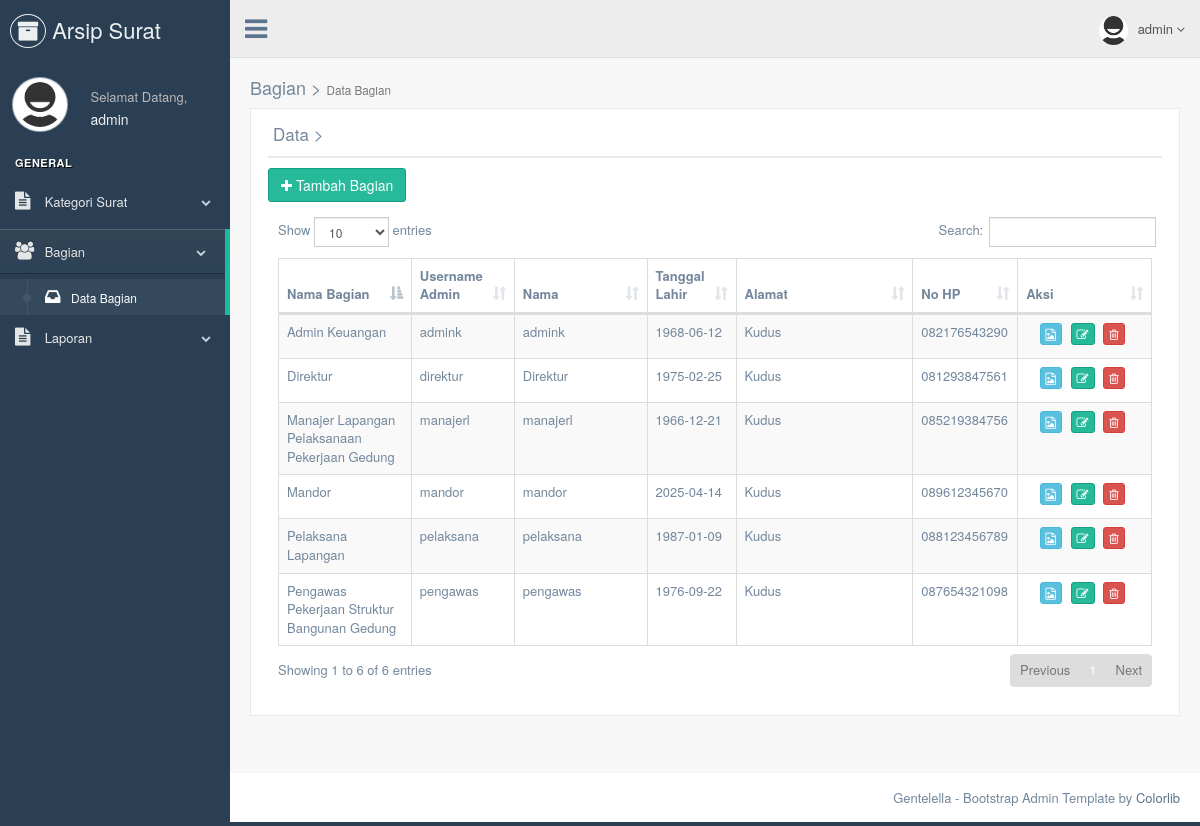
The page /admin/databagian.php (signed in) on the database its author committed.
### tables this page shows
CREATE TABLE `tb_bagian` (
  `id_bagian` int(11) NOT NULL,
  `nama_bagian` varchar(120) NOT NULL,
  `username_admin_bagian` varchar(50) NOT NULL,
  `password_bagian` varchar(50) NOT NULL,
  `nama_lengkap` varchar(50) NOT NULL,
  `tanggal_lahir_bagian` date NOT NULL,
  `alamat` text NOT NULL,
  `no_hp_bagian` varchar(12) NOT NULL,
  `gambar` varchar(255) NOT NULL
);

### admin/databagian.php (the view, shortened to what this page needs)
<!DOCTYPE html>
<html lang="en">
  <head>
    <link href="../assets/vendors/bootstrap/dist/css/bootstrap.min.css" rel="stylesheet">
    <link href="../assets/vendors/font-awesome/css/font-awesome.min.css" rel="stylesheet">
    <link href="../assets/vendors/nprogress/nprogress.css" rel="stylesheet">
    <link href="../assets/vendors/iCheck/skins/flat/green.css" rel="stylesheet">
    <link href="../assets/vendors/datatables.net-bs/css/dataTables.bootstrap.min.css" rel="stylesheet">
    <link href="../assets/vendors/datatables.net-buttons-bs/css/buttons.bootstrap.min.css" rel="stylesheet">
    <link href="../assets/vendors/datatables.net-fixedheader-bs/css/fixedHeader.bootstrap.min.css" rel="stylesheet">
    <link href="../assets/vendors/datatables.net-responsive-bs/css/responsive.bootstrap.min.css" rel="stylesheet">
    <link href="../assets/vendors/datatables.net-scroller-bs/css/scroller.bootstrap.min.css" rel="stylesheet">
    <link href="../assets/build/css/custom.min.css" rel="stylesheet">
  </head>
  <body class="nav-md">
    <div class="container body">
      <div class="main_container">
        <?php
        include("sidebarmenu.php");
        ?>
        <?php
        include("header.php");
        ?>
        <div class="right_col" role="main">
          <div class="">
            <div class="page-title">
              <div class="title_right">
                <h2>Bagian > <small>Data Bagian</small></h2>
              </div>
            </div>
            <div class="clearfix"></div>
            <div class="row">
              <div class="col-md-12 col-sm-12 col-xs-12">
                <div class="x_panel">
                  <div class="x_title">
                    <h2>Data ><small> Bagian</small></h2>
                    <div class="clearfix"></div>
                  </div>
                  <a href="inputbagian.php"><button type="button" class="btn btn-success"><i class="fa fa-plus"></i> Tambah Bagian</button></a>
                  <div class="x_content">
                  <div class="x_content">
                             <?php
                              include '../koneksi/koneksi.php';
                              $sql1  		= "SELECT * FROM tb_bagian order by id_bagian asc";
                              $query1  	= mysqli_query($db, $sql1);
                              $total		= mysqli_num_rows($query1);
                              if ($total == 0) {
                                echo"<center><h2>Belum Ada Data Bagian</h2></center>";
                              }
                              else{?>
                    <table id="datatable" class="table table-striped table-bordered">
                      <thead>
                        <tr>
                          <th width="15%">Nama Bagian</th>
                          <th width="10%">Username Admin</th>
                          <th width="15%">Nama</th>
                          <th width="10%">Tanggal Lahir</th>
                          <th width="20%">Alamat</th>
                          <th width="10%">No HP</th>
                          <th width="15%">Aksi</th>
                        </tr>
                      </thead>
                      <tbody>
                            <?php
                            while($data = mysqli_fetch_array($query1)){
                              echo'<tr>
                              <td>	'. $data['nama_bagian'].'		</td>
                              <td>	'. $data['username_admin_bagian'].'	</td>
                              <td>	'. $data['nama_lengkap'].'  		</td>
                              <td>	'. $data['tanggal_lahir_bagian'].'  	</td>
                              <td>	'. $data['alamat'].'		</td>
                              <td>  '. $data['no_hp_bagian'].'  </td>
                              <td style="text-align:center;">
                              <a href=detail-bagian.php?id_bagian='.$data['id_bagian'].'><button type="button" title="Detail" class="btn btn-info btn-xs"><i class="fa fa-file-image-o"></i></button></a>
                              <a href=editbagian.php?id_bagian='.$data['id_bagian'].'><button type="button" title="Edit" class="btn btn-success btn-xs"><i class="fa  fa-edit"></i></button></a>
                              <a onclick="return konfirmasi()" href="proses/proses_hapusbagian.php?id_bagian='.$data['id_bagian'].'"><button type="button" title="Hapus" class="btn btn-danger btn-xs"><i class="fa fa-trash-o"></i></button></a></td>
                              </tr>';
                            }
                            ?>
                      </tbody>
                    </table>
                  <?php } ?>
                  </div>
                  </div>
                </div>
              </div>
            </div>
          </div>
        </div>
        <footer>
          <div class="pull-right">
            Gentelella - Bootstrap Admin Template by <a href="https://colorlib.com">Colorlib</a>
          </div>
          <div class="clearfix"></div>
        </footer>
      </div>
    </div>
  </body>
</html>

### admin/sidebarmenu.php (shortened to what this page needs)
<?php
include '../koneksi/koneksi.php';
$sql      = "SELECT * FROM tb_admin where id_admin='" . $_SESSION['id'] . "'";
$query    = mysqli_query($db, $sql);
$data     = mysqli_fetch_array($query);
?>
<div class="col-md-3 left_col">
  <div class="left_col scroll-view">
    <div class="navbar nav_title" style="border: 0;">
      <a href="index.php" class="site_title"><i class="fa fa-archive"></i> <span> Arsip Surat Bonanza</span></a>
    </div>
    <div class="profile clearfix">
      <div class="profile_pic">
        <img src="images/<?php echo $data['gambar']; ?>" height="55" width="55" alt="" class="img-circle profile_img">
      </div>
      <div class="profile_info">
        <span>Selamat Datang,</span>
        <h2><?php echo $_SESSION['nama']; ?></h2>
      </div>
    </div>
    <br />
    <div id="sidebar-menu" class="main_menu_side hidden-print main_menu">
      <div class="menu_section">
        <h3>General</h3>
        <ul class="nav side-menu">
          <li><a><i class="fa fa-file-text"></i> Kategori Surat <span class="fa fa-chevron-down"></span></a>
          </li>
          <li><a><i class="fa fa-users"></i> Bagian <span class="fa fa-chevron-down"></span></a>
            <ul class="nav child_menu">
              <li><a href="databagian.php"><i class="fa  fa-inbox"></i>Data Bagian</a></li>
            </ul>
          </li>
          <li><a><i class="fa fa-file-text"></i> Laporan <span class="fa fa-chevron-down"></span></a>
          </li>
        </ul>
      </div>
    </div>
  </div>
</div>

### admin/header.php (shortened to what this page needs)
<?php
include '../koneksi/koneksi.php';
$sql  		= "SELECT * FROM tb_admin where id_admin='".$_SESSION['id']."'";
$query  	= mysqli_query($db, $sql);
$data 		= mysqli_fetch_array($query);
?>
        <div class="top_nav">
          <div class="nav_menu">
            <nav>
              <div class="nav toggle">
                <a id="menu_toggle"><i class="fa fa-bars"></i></a>
              </div>
              <ul class="nav navbar-nav navbar-right">
                <li class="">
                  <a href="javascript:;" class="user-profile dropdown-toggle" data-toggle="dropdown" aria-expanded="false">
                    <img src="images/<?php echo $data['gambar']; ?>" alt=""><?php echo $_SESSION['nama'];?>
                    <span class=" fa fa-angle-down"></span>
                  </a>
                </li>
              </ul>
            </nav>
          </div>
        </div>

### rows shown on the page
tb_bagian: nama_bagian "Direktur", username_admin_bagian "direktur", nama_lengkap "Direktur", tanggal_lahir_bagian "1975-02-25", alamat "Kudus", no_hp_bagian "081293847561"
tb_bagian: nama_bagian "Admin Keuangan", username_admin_bagian "admink", nama_lengkap "admink", tanggal_lahir_bagian "1968-06-12", alamat "Kudus", no_hp_bagian "082176543290"
tb_bagian: nama_bagian "Manajer Lapangan Pelaksanaan Pekerjaan Gedung", username_admin_bagian "manajerl", nama_lengkap "manajerl", tanggal_lahir_bagian "1966-12-21", alamat "Kudus", no_hp_bagian "085219384756"
tb_bagian: nama_bagian "Pengawas Pekerjaan Struktur Bangunan Gedung", username_admin_bagian "pengawas", nama_lengkap "pengawas", tanggal_lahir_bagian "1976-09-22", alamat "Kudus", no_hp_bagian "087654321098"
tb_bagian: nama_bagian "Pelaksana Lapangan", username_admin_bagian "pelaksana", nama_lengkap "pelaksana", tanggal_lahir_bagian "1987-01-09", alamat "Kudus", no_hp_bagian "088123456789"
tb_bagian: nama_bagian "Mandor", username_admin_bagian "mandor", nama_lengkap "mandor", tanggal_lahir_bagian "2025-04-14", alamat "Kudus", no_hp_bagian "089612345670"

### other values the page prints
$_SESSION['nama'] "admin"
